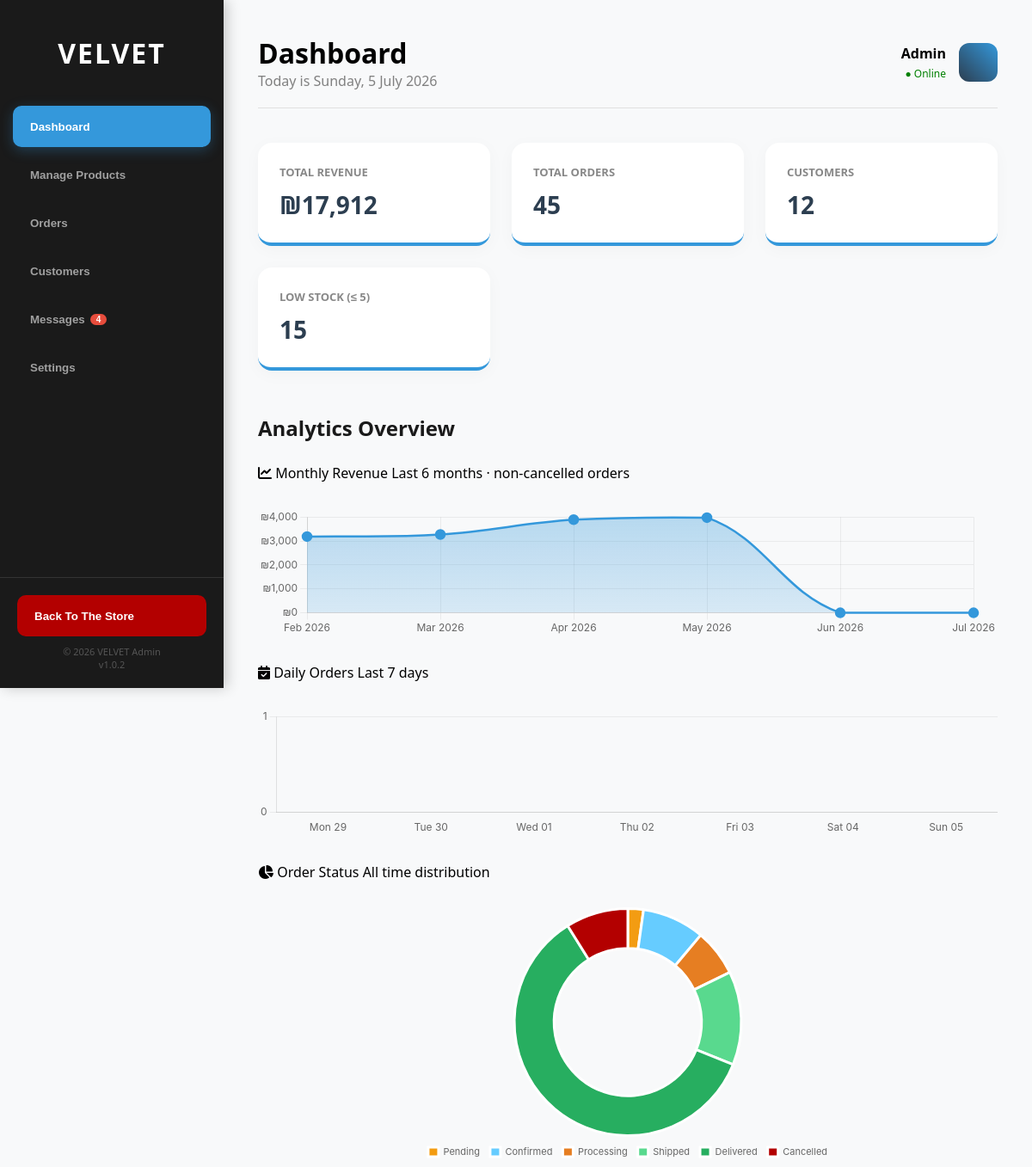
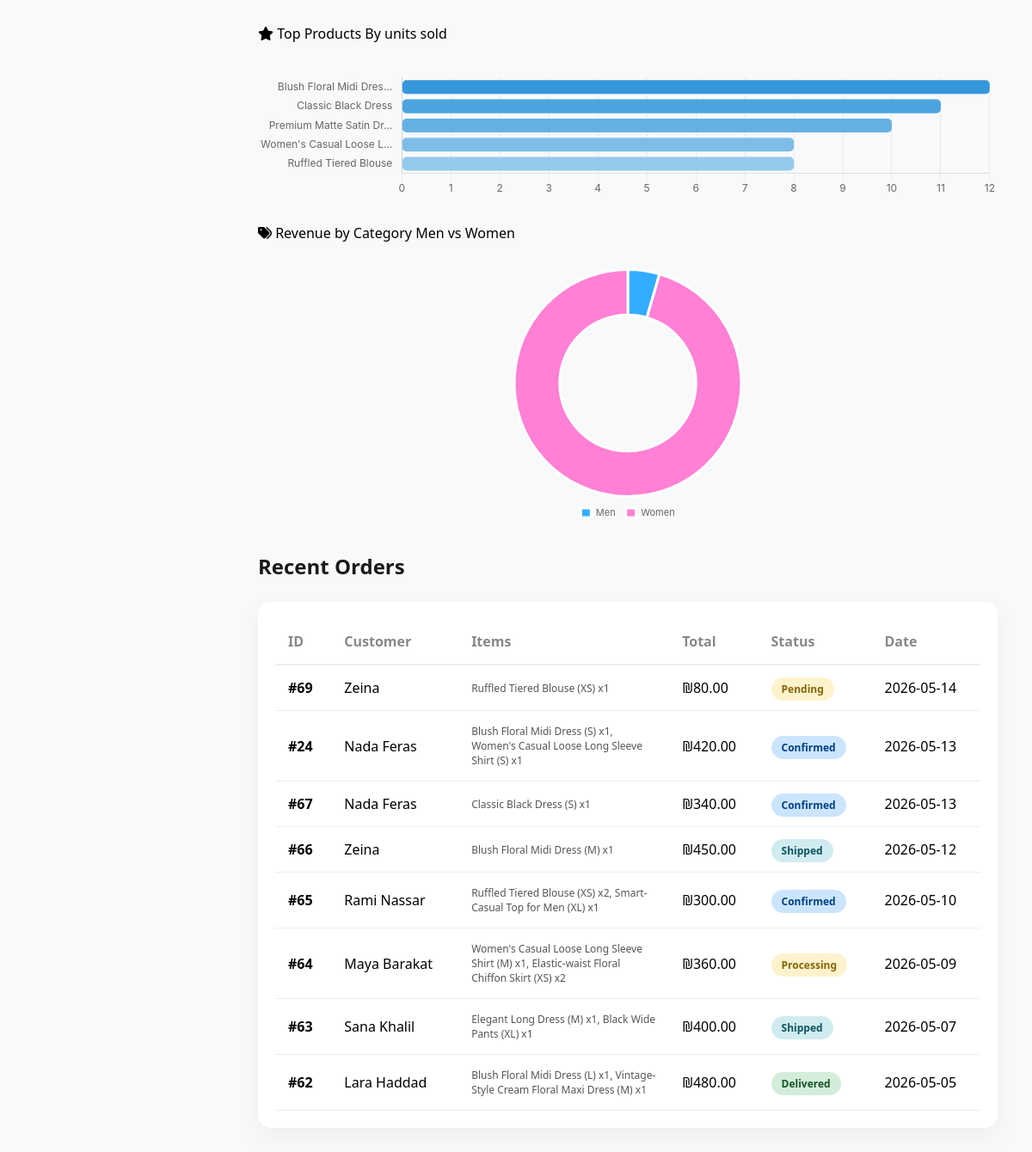
Screenshot of /Manager.php with the database file from the repository (2 pictures, top to bottom).
### tables this page shows
CREATE TABLE `store_settings` (
  `id` int(11) NOT NULL,
  `store_name` varchar(100) NOT NULL DEFAULT 'VELVET',
  `support_phone` varchar(20) DEFAULT NULL,
  `support_email` varchar(150) DEFAULT NULL,
  `instagram_url` varchar(255) DEFAULT NULL,
  `facebook_url` varchar(255) DEFAULT NULL,
  `low_stock_threshold` int(11) NOT NULL DEFAULT 5,
  `shipping_fee` decimal(10,2) NOT NULL DEFAULT 20.00,
  `free_shipping_above` decimal(10,2) NOT NULL DEFAULT 300.00,
  `cod_enabled` tinyint(1) NOT NULL DEFAULT 1,
  `maintenance_mode` tinyint(1) NOT NULL DEFAULT 0,
  `accent_color` char(7) NOT NULL DEFAULT '#3498db',
  `updated_at` timestamp NOT NULL DEFAULT current_timestamp() ON UPDATE current_timestamp()
);

CREATE TABLE `orders` (
  `id` int(11) NOT NULL,
  `user_id` int(11) NOT NULL,
  `address_id` int(11) DEFAULT NULL,
  `coupon_id` int(11) DEFAULT NULL,
  `status` enum('pending','confirmed','processing','shipped','delivered','cancelled') NOT NULL DEFAULT 'pending',
  `payment_method` enum('COD','VISA') NOT NULL DEFAULT 'COD',
  `payment_status` enum('pending','paid','failed') NOT NULL DEFAULT 'pending',
  `subtotal` decimal(10,2) NOT NULL,
  `discount_amount` decimal(10,2) NOT NULL DEFAULT 0.00,
  `shipping_fee` decimal(10,2) NOT NULL DEFAULT 0.00,
  `total_amount` decimal(10,2) NOT NULL,
  `notes` text DEFAULT NULL,
  `ordered_at` timestamp NOT NULL DEFAULT current_timestamp(),
  `updated_at` timestamp NOT NULL DEFAULT current_timestamp() ON UPDATE current_timestamp()
);

CREATE TABLE `users` (
  `id` int(11) NOT NULL,
  `full_name` varchar(100) NOT NULL,
  `email` varchar(150) NOT NULL,
  `password_hash` varchar(255) NOT NULL,
  `phone` varchar(20) DEFAULT NULL,
  `role` enum('customer','admin') NOT NULL DEFAULT 'customer',
  `avatar_letter` char(1) DEFAULT NULL,
  `avatar_url` varchar(500) DEFAULT NULL,
  `is_active` tinyint(1) NOT NULL DEFAULT 1,
  `created_at` timestamp NOT NULL DEFAULT current_timestamp()
);

### Manager.php (the view, shortened to what this page needs)
<?php
include 'dbconnect.php';
try {
    $settings = $pdo->query("SELECT * FROM store_settings WHERE id=1")->fetch();
} catch(Exception $e) {
    $settings = [];
}
$threshold = (int)($settings['low_stock_threshold'] ?? 5);
$adminUser = $pdo->prepare("SELECT id, full_name, email, avatar_url FROM users WHERE id=?");
$adminUser->execute([$_SESSION['user_id']]);
$adminUser = $adminUser->fetch();
$unreadCount = (int)$pdo->query("SELECT COUNT(*) FROM contact_messages WHERE is_read=0")->fetchColumn();
$totalRevenue = $pdo->query("
    SELECT COALESCE(SUM(total_amount),0) FROM orders WHERE status != 'cancelled'
")->fetchColumn();
$totalOrders = $pdo->query("SELECT COUNT(*) FROM orders")->fetchColumn();
$totalUsers  = $pdo->query("SELECT COUNT(*) FROM users WHERE role='customer'")->fetchColumn();
$lowStmt = $pdo->prepare("
    SELECT p.id, p.name,
           COUNT(pv.id) AS variant_count,
           COALESCE(SUM(pv.stock_qty), 0) AS total_stock
    FROM   products p
    LEFT JOIN product_variants pv ON pv.product_id = p.id
    WHERE  p.is_active = 1
    GROUP  BY p.id, p.name
    HAVING COALESCE(SUM(pv.stock_qty), 0) <= ?
    ORDER  BY total_stock ASC, p.name ASC
");
$lowStmt->execute([$threshold]);
$lowStockItems = $lowStmt->fetchAll();
$lowStockCount = count($lowStockItems);
$statusCounts = [];
foreach (['pending','confirmed','processing','shipped','delivered','cancelled'] as $s) {
    $st = $pdo->prepare("SELECT COUNT(*) FROM orders WHERE status=?");
    $st->execute([$s]);
    $statusCounts[$s] = (int)$st->fetchColumn();
}
$allOrders = $pdo->query("
    SELECT o.id, u.full_name, o.total_amount, o.status,
           o.payment_method, o.payment_status, o.ordered_at,
           COALESCE(
               GROUP_CONCAT(
                   oi.product_name,' (',COALESCE(oi.size,'?'),') x',oi.quantity
                   ORDER BY oi.id SEPARATOR ', '
               ), '—'
           ) AS items
    FROM   orders o
    JOIN   users u          ON u.id = o.user_id
    LEFT JOIN order_items oi ON oi.order_id = o.id
    GROUP  BY o.id
    ORDER  BY o.ordered_at DESC
")->fetchAll();
$monthlyRevenue = [];
$monthlyLabels  = [];
for ($i = 5; $i >= 0; $i--) {
    $month = date('Y-m', strtotime("-$i months"));
    $label = date('M Y', strtotime("-$i months"));
    $rv = $pdo->prepare("
        SELECT COALESCE(SUM(total_amount),0)
        FROM orders
        WHERE DATE_FORMAT(ordered_at,'%Y-%m') = ? AND status != 'cancelled'
    ");
    $rv->execute([$month]);
    $monthlyRevenue[] = (float)$rv->fetchColumn();
    $monthlyLabels[]  = $label;
}
$dailyOrders = [];
$dailyLabels = [];
for ($i = 6; $i >= 0; $i--) {
    $day   = date('Y-m-d', strtotime("-$i days"));
    $label = date('D d', strtotime("-$i days"));
    $dc = $pdo->prepare("SELECT COUNT(*) FROM orders WHERE DATE(ordered_at) = ?");
    $dc->execute([$day]);
    $dailyOrders[] = (int)$dc->fetchColumn();
    $dailyLabels[] = $label;
}
$topProducts = $pdo->query("
    SELECT oi.product_name, SUM(oi.quantity) AS total_sold
    FROM order_items oi
    JOIN orders o ON o.id = oi.order_id
    WHERE o.status != 'cancelled'
    GROUP BY oi.product_name
    ORDER BY total_sold DESC
    LIMIT 5
")->fetchAll();
$categoryRevenue = $pdo->query("
    SELECT
        parent.name AS cat_name,
        SUM(oi.unit_price * oi.quantity) AS revenue
    FROM categories child
    JOIN categories parent ON child.parent_id = parent.id
    JOIN products p ON p.category_id = child.id
    JOIN order_items oi ON oi.product_id = p.id
    JOIN orders o ON o.id = oi.order_id
    WHERE o.status != 'cancelled'
    GROUP BY parent.id, parent.name
    HAVING revenue > 0
")->fetchAll(PDO::FETCH_ASSOC);
?>
<!DOCTYPE html>
<html lang="en">
<head>
    <link rel="stylesheet" href="manager_style.css">
    <link rel="stylesheet" href="manage_products.css">
    <link rel="stylesheet" href="settings.css">
    <link rel="stylesheet" href="dark_mode.css">
    <link rel="stylesheet" href="https://cdnjs.cloudflare.com/ajax/libs/font-awesome/6.0.0/css/all.min.css">
</head>
<body>
<div class="sidebar">
    <div class="sidebar-header"><h1><span>VELVET</span></h1></div>
    <div class="menu-items">
        <button class="subdiv active" data-target="dashboard-section"><b>Dashboard</b></button>
        <button class="subdiv" data-target="products-section"><b>Manage Products</b></button>
        <button class="subdiv" data-target="orders-section"><b>Orders</b></button>
        <button class="subdiv" data-target="customers-section"><b>Customers</b></button>
        <button class="subdiv" data-target="messages-section" id="messages-nav-btn">
            <b>Messages</b>
            <?php if ($unreadCount > 0): ?>
                <span id="msg-badge" style="
                background:#e74c3c;color:#fff;font-size:10px;font-weight:700;
                border-radius:10px;padding:1px 7px;margin-left:6px;vertical-align:middle;">
                <?= $unreadCount ?>
            </span>
            <?php endif; ?>
        </button>
        <button class="subdiv" data-target="settings-section"><b>Settings</b></button>
    </div>
    <div class="sidebar-footer">
        <a href="index.php" style="text-decoration:none;">
            <button class="subdiv logout-btn"><b>Back To The Store</b></button>
        </a>
        <div class="footer-bottom-text"><p>© 2026 VELVET Admin</p><p>v1.0.2</p></div>
    </div>
</div>
<div class="main-content">
    <div class="header">
        <div>
            <h1 id="page-title">Dashboard</h1>
            <p style="color:gray;">Today is <?= date('l, j F Y') ?></p>
        </div>
        <div class="user-info">
            <div style="text-align:right;">
                <b style="display:block;"><?= htmlspecialchars($adminUser['full_name'] ?? 'Admin') ?></b>
                <span style="font-size:12px;color:green;">● Online</span>
            </div>
                <div class="profile-pic" id="header-profile-pic"></div>
        </div>
    </div>
    <div id="dashboard-section" class="content-section active">
        <div class="dash-container">
            <div class="dash">
                <h3>Total Revenue</h3>
                <p>₪<?= number_format($totalRevenue, 0) ?></p>
            </div>
            <div class="dash">
                <h3>Total Orders</h3>
                <p><?= $totalOrders ?></p>
            </div>
            <div class="dash">
                <h3>Customers</h3>
                <p><?= $totalUsers ?></p>
            </div>
            <div class="dash">
                <h3>Low Stock (≤ <?= $threshold ?>)</h3>
                <p><?= $lowStockCount ?></p>
            </div>
        </div>
        <h2 class="table-title" style="margin-top:10px;">Analytics Overview</h2>
        <div class="charts-grid">
            <div class="chart-card chart-wide">
                <div class="chart-card-header">
                    <span class="chart-card-title"><i class="fas fa-chart-line"></i> Monthly Revenue</span>
                    <span class="chart-card-sub">Last 6 months · non-cancelled orders</span>
                </div>
                <div class="chart-body">
                    <canvas id="revenueChart"></canvas>
                </div>
            </div>
            <div class="chart-card">
                <div class="chart-card-header">
                    <span class="chart-card-title"><i class="fas fa-calendar-check"></i> Daily Orders</span>
                    <span class="chart-card-sub">Last 7 days</span>
                </div>
                <div class="chart-body">
                    <canvas id="dailyChart"></canvas>
                </div>
            </div>
            <div class="chart-card">
                <div class="chart-card-header">
                    <span class="chart-card-title"><i class="fas fa-chart-pie"></i> Order Status</span>
                    <span class="chart-card-sub">All time distribution</span>
                </div>
                <div class="chart-body chart-body-doughnut">
                    <canvas id="statusChart"></canvas>
                </div>
            </div>
            <div class="chart-card">
                <div class="chart-card-header">
                    <span class="chart-card-title"><i class="fas fa-star"></i> Top Products</span>
                    <span class="chart-card-sub">By units sold</span>
                </div>
                <div class="chart-body">
                    <canvas id="topProductsChart"></canvas>
                </div>
            </div>
            <div class="chart-card">
                <div class="chart-card-header">
                    <span class="chart-card-title"><i class="fas fa-tags"></i> Revenue by Category</span>
                    <span class="chart-card-sub">Men vs Women</span>
                </div>
                <div class="chart-body chart-body-doughnut">
                    <canvas id="categoryChart"></canvas>
                </div>
            </div>
        </div>
        <script>
            window.VELVET_CHARTS = {
                revenue: {
                    labels:  <?= json_encode($monthlyLabels)  ?>,
                    data:    <?= json_encode($monthlyRevenue)  ?>
                },
                daily: {
                    labels:  <?= json_encode($dailyLabels)  ?>,
                    data:    <?= json_encode($dailyOrders)  ?>
                },
                status: {
                    labels:  <?= json_encode(array_map('ucfirst', array_keys($statusCounts))) ?>,
                    data:    <?= json_encode(array_values($statusCounts)) ?>
                },
                topProducts: {
                    labels:  <?= json_encode(array_column($topProducts, 'product_name')) ?>,
                    data:    <?= json_encode(array_map('intval', array_column($topProducts, 'total_sold'))) ?>
                },
                category: {
                    labels:  <?= json_encode(array_column($categoryRevenue, 'cat_name')) ?>,
                    data:    <?= json_encode(array_map('floatval', array_column($categoryRevenue, 'revenue'))) ?>
                }
            };
        </script>
        <h2 class="table-title">Recent Orders</h2>
        <div class="orders-table-container">
            <table class="orders-table">
                <thead>
                <tr><th>ID</th><th>Customer</th><th>Items</th><th>Total</th><th>Status</th><th>Date</th></tr>
                </thead>
                <tbody>
                <?php if (empty($allOrders)): ?>
                    <tr><td colspan="6" style="text-align:center;color:#888;padding:20px;">No orders yet.</td></tr>
                <?php else: ?>
                    <?php foreach (array_slice($allOrders, 0, 8) as $o): ?>
                        <tr>
                            <td><b>#<?= $o['id'] ?></b></td>
                            <td><?= htmlspecialchars($o['full_name']) ?></td>
                            <td style="font-size:12px;color:#555;max-width:220px;"><?= htmlspecialchars($o['items']) ?></td>
                            <td>₪<?= number_format($o['total_amount'], 2) ?></td>
                            <td><span class="status <?= $o['status'] ?>"><?= ucfirst($o['status']) ?></span></td>
                            <td><?= date('Y-m-d', strtotime($o['ordered_at'])) ?></td>
                        </tr>
                    <?php endforeach; ?>
                <?php endif; ?>
                </tbody>
            </table>
        </div>
    </div>
</div>
</body>
</html>

### rows the page displays
store_settings: low_stock_threshold "5"
orders: id "69", user.full_name "Zeina", items "Ruffled Tiered Blouse (XS) x1", total_amount "80.00", status "Pending", ordered_at "2026-05-14"
orders: id "24", user.full_name "Nada Feras", items "Blush Floral Midi Dress (S) x1, Women's Casual Loose Long Sleeve Shirt (S) x1", total_amount "420.00", status "Confirmed", ordered_at "2026-05-13"
orders: id "67", user.full_name "Nada Feras", items "Classic Black Dress (S) x1", total_amount "340.00", status "Confirmed", ordered_at "2026-05-13"
orders: id "66", user.full_name "Zeina", items "Blush Floral Midi Dress (M) x1", total_amount "450.00", status "Shipped", ordered_at "2026-05-12"
orders: id "65", user.full_name "Rami Nassar", items "Ruffled Tiered Blouse (XS) x2, Smart-Casual Top for Men (XL) x1", total_amount "300.00", status "Confirmed", ordered_at "2026-05-10"
orders: id "64", user.full_name "Maya Barakat", items "Women's Casual Loose Long Sleeve Shirt (M) x1, Elastic-waist Floral Chiffon Skirt (XS) x2", total_amount "360.00", status "Processing", ordered_at "2026-05-09"
orders: id "63", user.full_name "Sana Khalil", items "Elegant Long Dress (M) x1, Black Wide Pants (XL) x1", total_amount "400.00", status "Shipped", ordered_at "2026-05-07"
orders: id "62", user.full_name "Lara Haddad", items "Blush Floral Midi Dress (L) x1, Vintage-Style Cream Floral Maxi Dress (M) x1", total_amount "480.00", status "Delivered", ordered_at "2026-05-05"

### other values shown
$unreadCount "4"
$adminUser['full_name'] "Admin"
$totalRevenue "17,912"
$totalOrders "45"
$totalUsers "12"
$lowStockCount "15"
chart data {{ json_encode($monthlyRevenue) }} [3185,3270,3890,3975,0,0]
chart data {{ json_encode($dailyOrders) }} [0,0,0,0,0,0,0]
